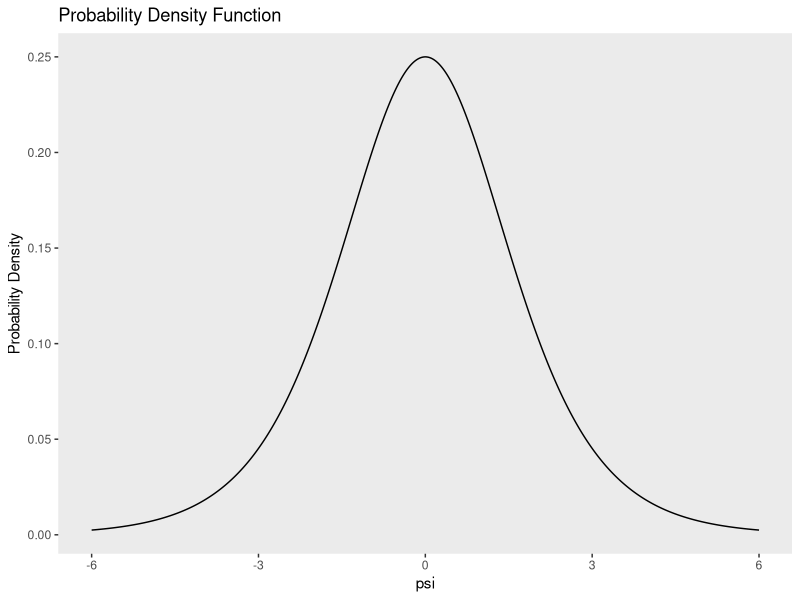
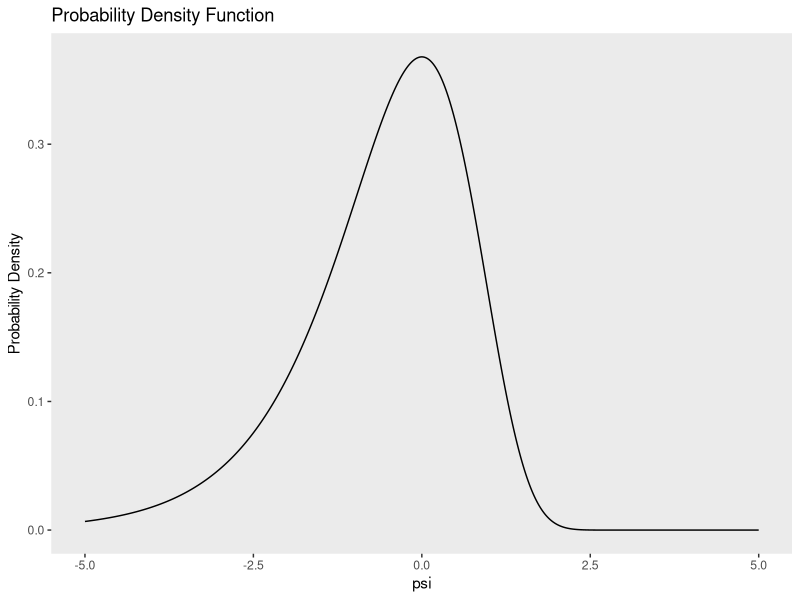
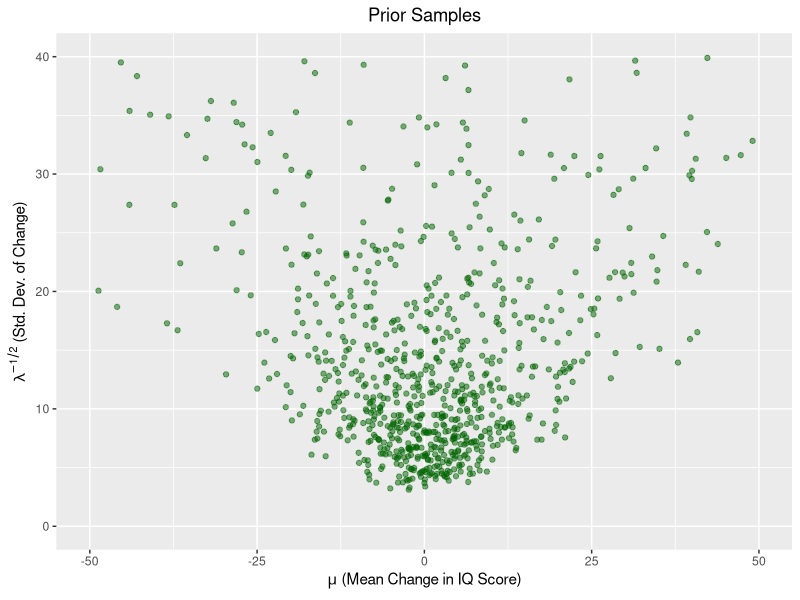

Write R code to recreate these figures, in order.
## ---- chunk 1
#load in necessary libraries
library(tidyverse)
library(reshape)
## ---- chunk 2
psipdf = function(psi,a,b){
  (gamma(a+b)/(gamma(a) * gamma(b))) *(exp(psi)    /(1 + exp(psi)))^a * (1/(1+exp(psi)))^b 
} #function from above

psi.sim = seq(-6, 6, length.out = 1000) #create values to graph for psi
psi_density = psipdf(psi.sim, 1, 1) #plug in with a = 1 and b = 1

q1a.df <- data.frame(psi.sim, psi_density) #create data frame for graph
ggplot(q1a.df, aes(psi.sim)) + 
  geom_line(aes(y=psi_density)) + 
labs(title = "Probability Density Function", #graph labels
       x = "psi",
       y = "Probability Density" ) +
    theme(
    panel.grid.major = element_blank(), #erase the grid lines for easier view
    panel.grid.minor = element_blank(),
    ) 
## ---- chunk 3
psipdfb = function(psi,a,b){
  (b^a/(gamma(a))) * exp(a*psi - b*exp(psi))
} #create function that was found above

psi.simb = seq(-5,5, length.out = 1000) #create values for psi
psi_densityb = psipdfb(psi.simb, 1, 1) #plug in values with a = 1, and b = 1 

#Plot density function
q1b.df <- data.frame(psi.simb, psi_densityb) #create second data frame
ggplot(q1b.df, aes(psi.simb)) + 
  geom_line(aes(y=psi_densityb)) +
labs(title = "Probability Density Function", #graph labels
       x = "psi", 
       y = "Probability Density" ) +
    theme(
    panel.grid.major = element_blank(), #erase the grid lines for easier view
    panel.grid.minor = element_blank(),
    ) 
## ---- chunk 4
# spurters
spurters = c(18, 40, 15, 17, 20, 44, 38)
# control group
controls= c(-4, 0, -19, 24, 19, 10, 5, 10,
      29, 13, -9, -8, 20, -1, 12, 21,
      -7, 14, 13, 20, 11, 16, 15, 27,
      23, 36, -33, 34, 13, 11, -19, 21,
      6, 25, 30,22, -28, 15, 26, -1, -2,
      43, 23, 22, 25, 16, 10, 29)

#function that returns mu and lambda from NormalGamma dist
rNormalGamma <- function(k, m , c, a ,b){
  lambda = rgamma(k, shape = a, rate= b)
  mu = rnorm(k, m, sqrt(1/(c * lambda)))
  return(rbind(mu, lambda))
}

#function that calculates updated posterior parameters
normalGammaParams.post <- function(m , c , a , b, X){
  n = length(X)
  M = (m*c + sum(X)) / (c+n)
  C = c + n
  A = a + (n/2)
  B = b + (c*m^2 - C*M^2 + sum(X^2)) /2
  return(list(m = M, c = C, a = A, b = B))
}

#function that calls rNormalGamma with parameters from normalGammaParams.post
rNormalGamma.post <- function(k, m , c , a ,b ,X){
  params = append(list(k = k), normalGammaParams.post(m,c, a, b, X))
  do.call(rNormalGamma, params)
}
#Set our number of samples we are drawing
k = 10^6
#set our prior parameters
prior = data.frame(m = 0, c = 1, a = 0.5, b = 50) 

#Run our simulations for spurters and controls and store results
spurters.postParams.s =
  rNormalGamma.post(k, prior$m , prior$c, prior$a ,prior$b, spurters)
controls.postParams.s =
  rNormalGamma.post(k, prior$m , prior$c, prior$a ,prior$b, controls)

#Generates the posterior probability of mu spurters > mu controls
mean(spurters.postParams.s["mu",] >
       controls.postParams.s["mu",])

## ---- chunk 5
# simulation size
sim <- 1000

#initalize vectors to store sample data
mu <- NULL
lambda <- NULL

#get lambda values from gamma function
lambda = rgamma(sim, shape = prior$a, rate = prior$b) 

#get mu values from rnorm using lambda above
mu = sapply(sqrt(1/(prior$c*lambda)), rnorm, n = 1, mean = prior$m) 

simPrior = data.frame(lambda, mu) #create data frame for the simulated prior
simPrior$lambda = simPrior$lambda^{-0.5} #make sure to transform lambda to standard deviation

#Create plot of the mu and lambda values of the 1000 simulations
ggplot(data = simPrior, aes(x = mu, y = lambda)) + 
  geom_point(alpha = 0.5, colour = "darkgreen") + 
  labs(x = expression(paste(mu, " (Mean Change in IQ Score)")),
       y = expression(paste(lambda^{-1/2}, " (Std. Dev. of Change)"))) +
  ggtitle("Prior Samples")+ 
  theme(plot.title = element_text(hjust = 0.5)) + 
  xlim(-50, 50) + ylim(0, 40)
